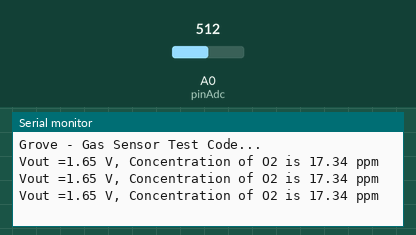
Recording of a program running on a simulated Arduino Uno, built with avr-gcc and run on an emulated ATmega328P. On the bench: the last lines printed to the serial monitor. The inputs (shaded band) are chosen by the test bench; at power-on: A0 (pinAdc) = 512.

Above: at 1.2 s.
1.3 s: A0 (pinAdc) set to 716
At 1.9 s:
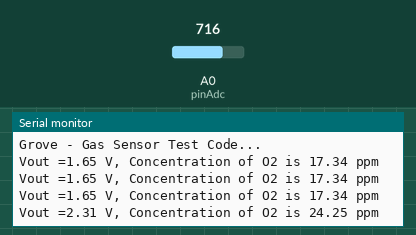
2.8 s: A0 (pinAdc) set to 900
At 3.5 s:
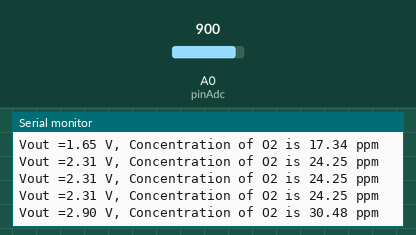
Timing chart, 0 to 5.8 s (numbered marks = the images above; inputs shaded):
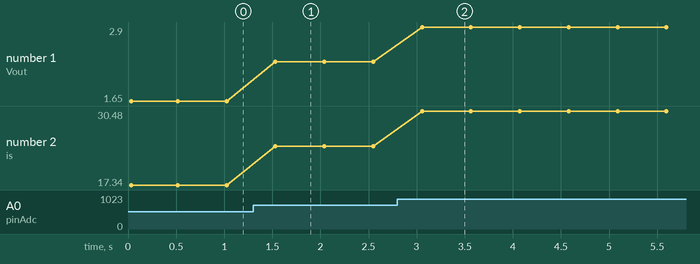

The program:

main.cpp
```cpp
// Grove - Gas Sensor(O2) test code
// Note:
// 1. It need about about 5-10 minutes to preheat the sensor
// 2. modify VRefer if needed
#include <Arduino.h>
const float VRefer = 3.3;       // voltage of adc reference

const int pinAdc   = A0;

void setup()
{
    // put your setup code here, to run once:
    Serial.begin(9600);
    Serial.println("Grove - Gas Sensor Test Code...");
}


float readO2Vout()
{
    long sum = 0;
    for(int i=0; i<32; i++)
    {
        sum += analogRead(pinAdc);
    }

    sum >>= 5;

    float MeasuredVout = sum * (VRefer / 1023.0);
    return MeasuredVout;
}

float readConcentration()
{
    // Vout samples are with reference to 3.3V
    float MeasuredVout = readO2Vout();

    //float Concentration = FmultiMap(MeasuredVout, VoutArray,O2ConArray, 6);
    //when its output voltage is 2.0V,
    float Concentration = MeasuredVout * 0.21 / 2.0;
    float Concentration_Percentage=Concentration*100;
    return Concentration_Percentage;
}
void loop()
{
    // put your main code here, to run repeatedly:
    float Vout =0;
    Serial.print("Vout =");

    Vout = readO2Vout();
    Serial.print(Vout);
    Serial.print(" V, Concentration of O2 is ");
    Serial.print(readConcentration());
    Serial.println(" ppm");
    delay(500);
}
```

Measured:
- after the input at 1.3 s, the serial monitor: prints a new line after 0.23 s (image 1)
- after the input at 2.8 s, the serial monitor: prints a new line after 0.26 s (image 2)
- plotted number 1: 1.65 → 2.31 after the input at 1.3 s, 2.31 → 2.9 after the input at 2.8 s
- plotted number 2: 17.34 → 24.25 after the input at 1.3 s, 24.25 → 30.48 after the input at 2.8 s
